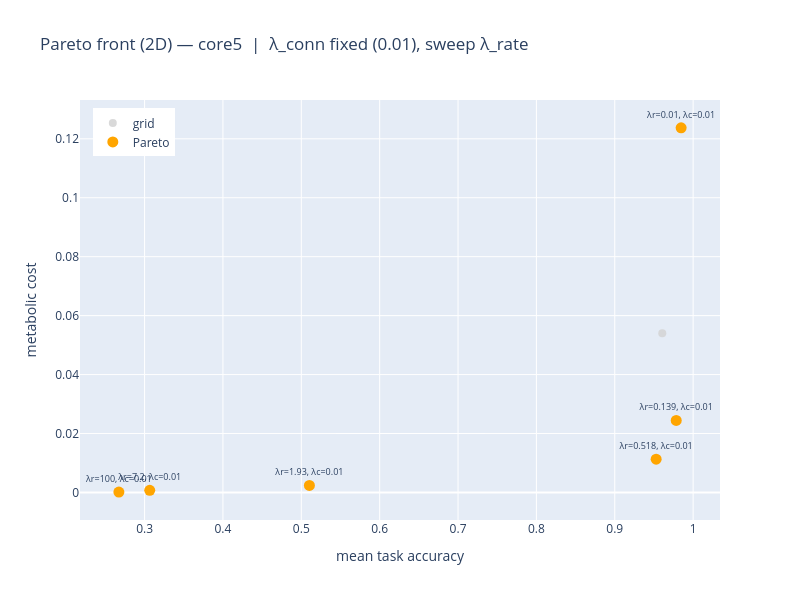

The notebook cell saved with this chart:
### Code cell
import plotly.graph_objects as go

pareto = df["is_pareto"].astype(bool)

def hover_text(sub):
    return [
        f"λ_rate={r.lambda_rate:.4g}<br>"
        f"λ_conn={r.lambda_connectivity:.4g}<br>"
        f"acc={r.mean_acc:.3f}  min={getattr(r, 'min_task_acc', float('nan')):.3f}<br>"
        f"task={r.task_loss:.4f}<br>"
        f"meta={r.metabolic_cost:.4f}<br>"
        f"wire={r.wiring_cost:.4f}"
        for r in sub.itertuples()
    ]

grid = df.loc[~pareto]
front = df.loc[pareto]
battery = meta.get("task_battery", "")

if len(pareto_objectives) == 2:
    xcol, ycol = pareto_objectives
    if sweep_mode == "connectivity":
        sweep_label = (
            f"λ_rate fixed ({df['lambda_rate'].iloc[0]:.4g}), sweep λ_conn"
        )
    else:
        sweep_label = (
            f"λ_conn fixed ({df['lambda_connectivity'].iloc[0]:.4g}), sweep λ_rate"
        )
    fig = go.Figure()
    fig.add_trace(
        go.Scatter(
            x=grid[xcol],
            y=grid[ycol],
            mode="markers",
            name="grid",
            marker=dict(size=8, color="lightgray", opacity=0.85),
            text=hover_text(grid),
            hoverinfo="text",
        )
    )
    fig.add_trace(
        go.Scatter(
            x=front[xcol],
            y=front[ycol],
            mode="markers+text",
            name="Pareto",
            marker=dict(size=11, color="orange"),
            text=[
                f"λr={r.lambda_rate:.3g}, λc={r.lambda_connectivity:.3g}"
                for r in front.itertuples()
            ],
            textposition="top center",
            textfont=dict(size=9),
            hovertext=hover_text(front),
            hoverinfo="text",
        )
    )
    fig.update_layout(
        title=f"Pareto front (2D) — {battery}  |  {sweep_label}",
        xaxis_title=OBJECTIVE_LABELS[xcol],
        yaxis_title=OBJECTIVE_LABELS[ycol],
        width=800,
        height=600,
        legend=dict(x=0.02, y=0.98),
    )
else:
    x3, y3, z3 = pareto_objectives
    fig = go.Figure()
    fig.add_trace(
        go.Scatter3d(
            x=grid[x3],
            y=grid[y3],
            z=grid[z3],
            mode="markers",
            name="grid",
            marker=dict(size=5, color="lightgray", opacity=0.85),
            text=hover_text(grid),
            hoverinfo="text",
        )
    )
    fig.add_trace(
        go.Scatter3d(
            x=front[x3],
            y=front[y3],
            z=front[z3],
            mode="markers+text",
            name="Pareto",
            marker=dict(size=8, color="orange"),
            text=[f"({r.lambda_rate:.3g}, {r.lambda_connectivity:.3g})" for r in front.itertuples()],
            textposition="top center",
            textfont=dict(size=10),
            hovertext=hover_text(front),
            hoverinfo="text",
        )
    )
    fig.update_layout(
        title=f"Pareto front (3D) — {battery} ({len(df)} runs)",
        scene=dict(
            xaxis_title=OBJECTIVE_LABELS[x3],
            yaxis_title=OBJECTIVE_LABELS[y3],
            zaxis_title=OBJECTIVE_LABELS[z3],
            aspectmode="cube",
        ),
        width=900,
        height=700,
        legend=dict(x=0.02, y=0.98),
    )

fig.show()

### Figure 1 — Plotly figure (JSON) as saved in the notebook; plotly's stock layout.template omitted (floating-point values rounded to 4 significant figures)
{"data": [{"hoverinfo": "text", "marker": {"color": "lightgray", "opacity": 0.85, "size": 8}, "mode": "markers", "name": "grid", "text": ["λ_rate=0.03728<br>λ_conn=0.01<br>acc=0.961  min=0.900<br>task=0.0113<br>meta=0.0540<br>wire=0.0156", "λ_rate=26.83<br>λ_conn=0.01<br>acc=0.266  min=0.163<br>task=0.0660<br>meta=0.0003<br>wire=0.0095"], "type": "scatter", "x": [0.9606, 0.2662], "y": [0.05402, 0.0003276]}, {"hoverinfo": "text", "hovertext": ["λ_rate=0.01<br>λ_conn=0.01<br>acc=0.985  min=0.980<br>task=0.0097<br>meta=0.1237<br>wire=0.0183", "λ_rate=0.1389<br>λ_conn=0.01<br>acc=0.978  min=0.934<br>task=0.0105<br>meta=0.0244<br>wire=0.0129", "λ_rate=0.5179<br>λ_conn=0.01<br>acc=0.953  min=0.903<br>task=0.0153<br>meta=0.0113<br>wire=0.0102", "λ_rate=1.931<br>λ_conn=0.01<br>acc=0.510  min=0.439<br>task=0.0520<br>meta=0.0024<br>wire=0.0076", "λ_rate=7.197<br>λ_conn=0.01<br>acc=0.307  min=0.161<br>task=0.0641<br>meta=0.0007<br>wire=0.0086", "λ_rate=100<br>λ_conn=0.01<br>acc=0.267  min=0.166<br>task=0.0693<br>meta=0.0001<br>wire=0.0098"], "marker": {"color": "orange", "size": 11}, "mode": "markers+text", "name": "Pareto", "text": ["λr=0.01, λc=0.01", "λr=0.139, λc=0.01", "λr=0.518, λc=0.01", "λr=1.93, λc=0.01", "λr=7.2, λc=0.01", "λr=100, λc=0.01"], "textfont": {"size": 9}, "textposition": "top center", "type": "scatter", "x": [0.9847, 0.9784, 0.9528, 0.5103, 0.3066, 0.2672], "y": [0.1237, 0.02443, 0.0113, 0.002392, 0.0007431, 0.0001167]}], "layout": {"height": 600, "legend": {"x": 0.02, "y": 0.98}, "title": {"text": "Pareto front (2D) — core5  |  λ_conn fixed (0.01), sweep λ_rate"}, "width": 800, "xaxis": {"title": {"text": "mean task accuracy"}}, "yaxis": {"title": {"text": "metabolic cost"}}}}
